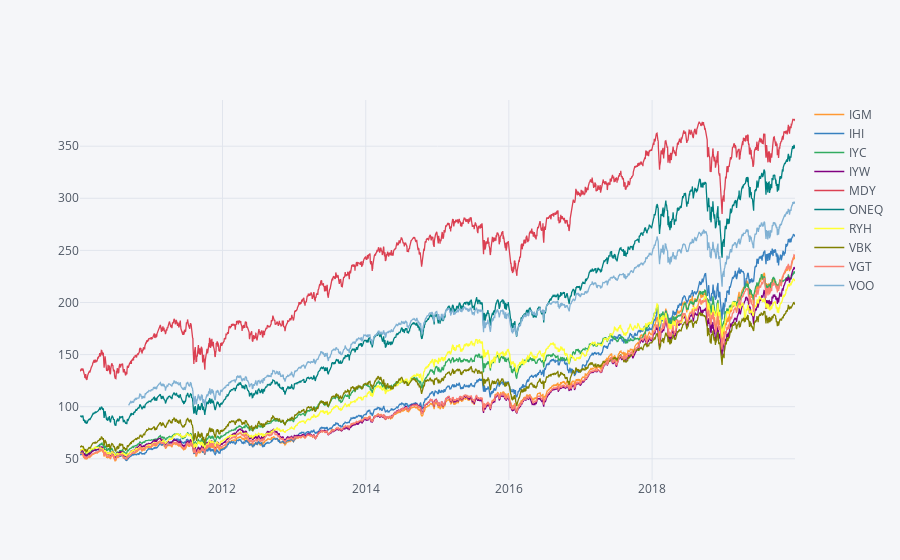

The notebook cell this image was saved under:
### Markdown cell above
#### same as above but nteractive.

### Code cell
funds.xs(key='Close',axis=1, level='Stock Info').iplot()

### Figure 1 — Plotly figure (JSON) as saved in the notebook; plotly's stock layout.template omitted (floating-point values rounded to 4 significant figures; data arrays with more than 128 entries replaced by an {"elided": "..."} marker saying what was removed)
{"data": [{"line": {"color": "rgba(255, 153, 51, 1.0)", "dash": "solid", "shape": "linear", "width": 1.3}, "mode": "lines", "name": "IGM", "text": "", "type": "scatter", "x": {"elided": "2516 str values"}, "y": {"elided": "2516 float values"}}, {"line": {"color": "rgba(55, 128, 191, 1.0)", "dash": "solid", "shape": "linear", "width": 1.3}, "mode": "lines", "name": "IHI", "text": "", "type": "scatter", "x": {"elided": "2516 str values"}, "y": {"elided": "2516 float values"}}, {"line": {"color": "rgba(50, 171, 96, 1.0)", "dash": "solid", "shape": "linear", "width": 1.3}, "mode": "lines", "name": "IYC", "text": "", "type": "scatter", "x": {"elided": "2516 str values"}, "y": {"elided": "2516 float values"}}, {"line": {"color": "rgba(128, 0, 128, 1.0)", "dash": "solid", "shape": "linear", "width": 1.3}, "mode": "lines", "name": "IYW", "text": "", "type": "scatter", "x": {"elided": "2516 str values"}, "y": {"elided": "2516 float values"}}, {"line": {"color": "rgba(219, 64, 82, 1.0)", "dash": "solid", "shape": "linear", "width": 1.3}, "mode": "lines", "name": "MDY", "text": "", "type": "scatter", "x": {"elided": "2516 str values"}, "y": {"elided": "2516 float values"}}, {"line": {"color": "rgba(0, 128, 128, 1.0)", "dash": "solid", "shape": "linear", "width": 1.3}, "mode": "lines", "name": "ONEQ", "text": "", "type": "scatter", "x": {"elided": "2516 str values"}, "y": {"elided": "2516 float values"}}, {"line": {"color": "rgba(255, 255, 51, 1.0)", "dash": "solid", "shape": "linear", "width": 1.3}, "mode": "lines", "name": "RYH", "text": "", "type": "scatter", "x": {"elided": "2516 str values"}, "y": {"elided": "2516 float values"}}, {"line": {"color": "rgba(128, 128, 0, 1.0)", "dash": "solid", "shape": "linear", "width": 1.3}, "mode": "lines", "name": "VBK", "text": "", "type": "scatter", "x": {"elided": "2516 str values"}, "y": {"elided": "2516 float values"}}, {"line": {"color": "rgba(251, 128, 114, 1.0)", "dash": "solid", "shape": "linear", "width": 1.3}, "mode": "lines", "name": "VGT", "text": "", "type": "scatter", "x": {"elided": "2516 str values"}, "y": {"elided": "2516 float values"}}, {"line": {"color": "rgba(128, 177, 211, 1.0)", "dash": "solid", "shape": "linear", "width": 1.3}, "mode": "lines", "name": "VOO", "text": "", "type": "scatter", "x": {"elided": "2516 str values"}, "y": {"elided": "2516 mixed values"}}], "layout": {"legend": {"bgcolor": "#F5F6F9", "font": {"color": "#4D5663"}}, "paper_bgcolor": "#F5F6F9", "plot_bgcolor": "#F5F6F9", "title": {"font": {"color": "#4D5663"}}, "xaxis": {"gridcolor": "#E1E5ED", "showgrid": true, "tickfont": {"color": "#4D5663"}, "title": {"font": {"color": "#4D5663"}, "text": ""}, "zerolinecolor": "#E1E5ED"}, "yaxis": {"gridcolor": "#E1E5ED", "showgrid": true, "tickfont": {"color": "#4D5663"}, "title": {"font": {"color": "#4D5663"}, "text": ""}, "zerolinecolor": "#E1E5ED"}}}
